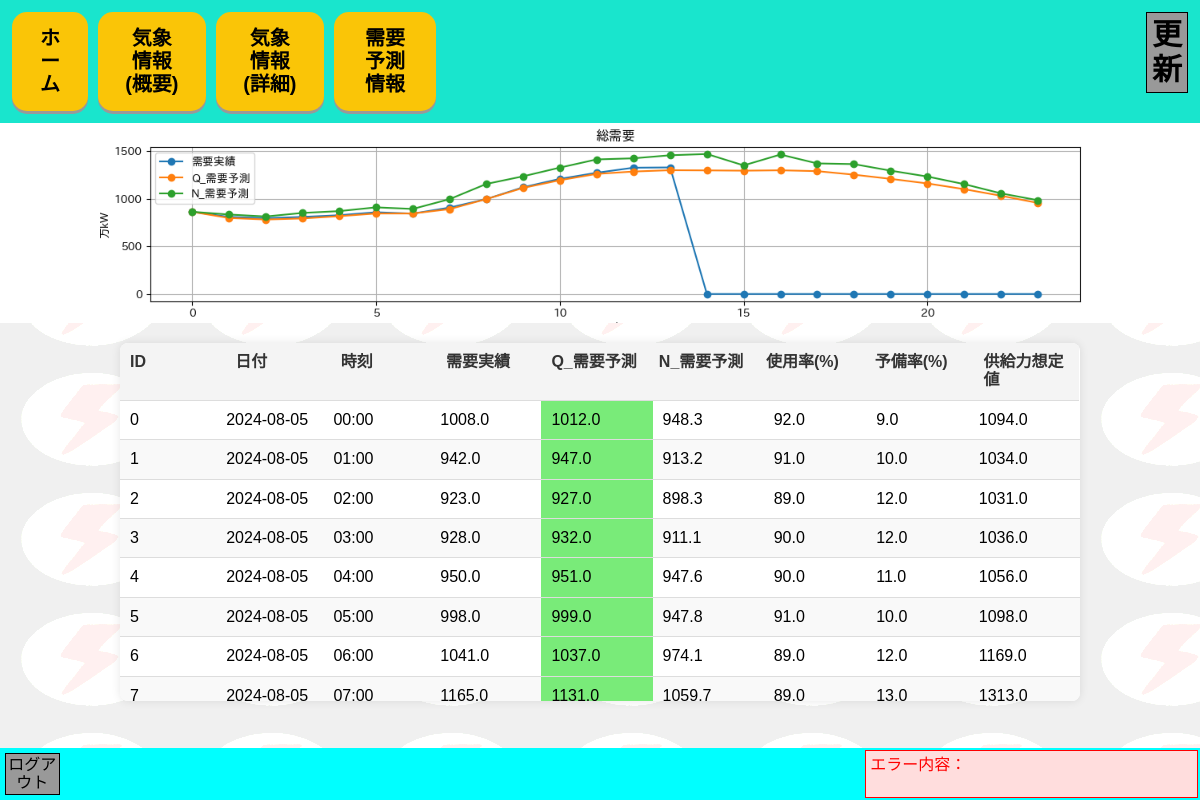
/dmd_gui/demand_info/ (signed in), run on an earlier commit of the app's database.
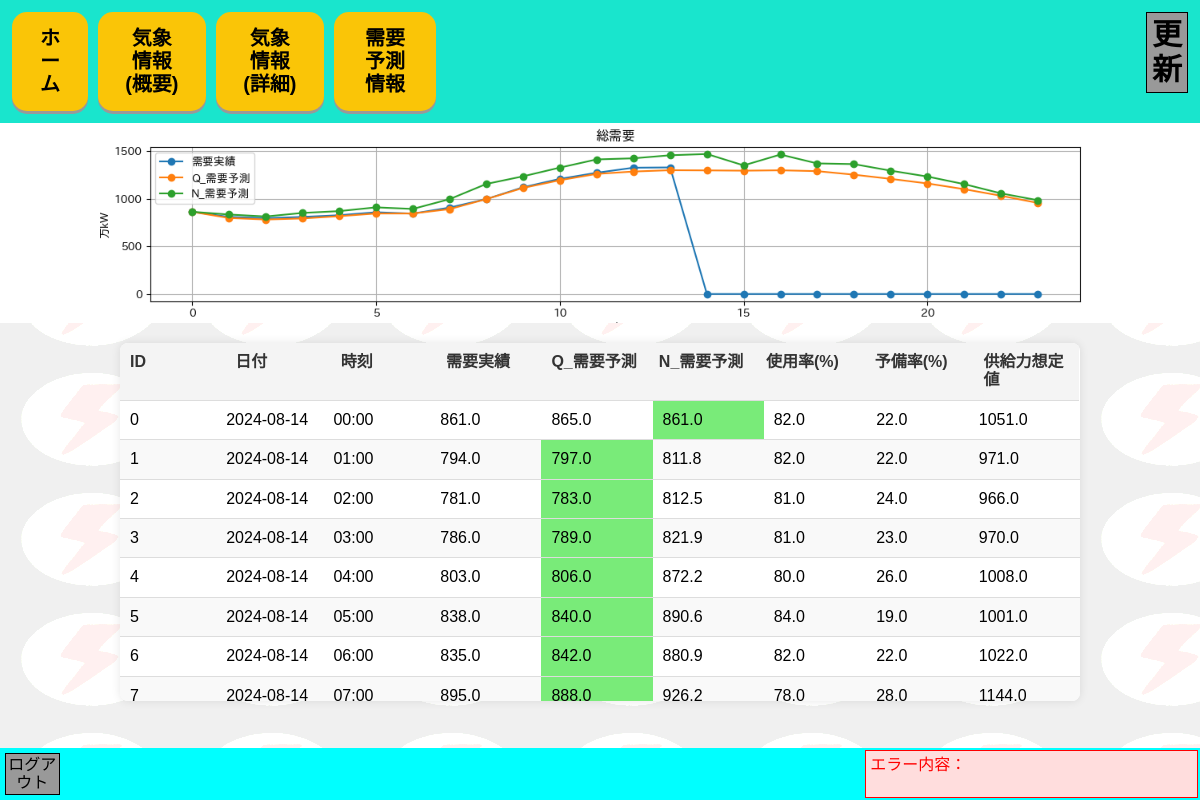
And on a later commit of the database.
### dmd_gui/models.py (models this page shows, shortened)
class DemandData0(models.Model):
    id = models.IntegerField(primary_key=True)
    date = models.DateField()
    time = models.TimeField()
    ploperformancet = models.FloatField()
    prediction_q = models.FloatField(default=0.0)
    prediction_n = models.FloatField(default=0.0)
    used = models.FloatField()
    supply = models.FloatField()
    supply_prediction = models.FloatField()

### dmd_gui/views.py (the view, shortened to what this page needs)
# urls.py: path('demand_info/', views.demand_info, name='demand_info'),
@never_cache
@login_required
def demand_info(request):
    data_list = DemandData0.objects.all()
    for data in data_list:
        data.formatted_date = data.date.strftime('%Y-%m-%d')
        data.formatted_time = data.time.strftime('%H:%M')
        diff_q = abs(data.ploperformancet - data.prediction_q)
        diff_n = abs(data.ploperformancet - data.prediction_n)
        data.prediction_q_class = 'highlight' if diff_q < diff_n else ''
        data.prediction_n_class = 'highlight' if diff_n < diff_q else ''
    timestamp = timezone.now().timestamp()
    response = render(request, 'dmd_gui/demand_info.html', {
        'data_list': data_list,
        'timestamp': timestamp,
        })
    return response

### dmd_gui/templates/dmd_gui/demand_info.html (shortened to what this page needs)
{% load static %}
<!DOCTYPE html>
<html lang="ja">
    <head>
        <link rel="stylesheet" type="text/css" href="{% static 'dmd_gui/css/reset.css' %}"/>
        <link rel="stylesheet" type="text/css" href="{% static 'dmd_gui/css/style.css' %}?{{ timestamp }}"/>
    </head>
        <body>
            <header>
                <aside>
                    <nav>
                        <ul>
                            <li class="button"><a href="{% url 'index' %}">ホーム</a></li>
                            <li class="button"><a href="{% url 'forecast_all' %}">気象情報(概要)</a></li>
                            <li class="button"><a href="{% url 'forecast_details' %}">気象情報(詳細)</a></li>
                            <li class="button"><a href="{% url 'demand_info' %}">需要予測情報</a></li>
                            <form method="POST" action="{% url 'demand_info' %}">
                                <button type="submit" class="update-button">更新</button>
                            </form>
                        </ul>
                    </nav>
                </aside>
            </header>
            <main>
                <img src="{% static 'dmd_gui/capture/graph.png' %}?{{ timestamp }}" alt="Graph" class='demand_Graph'>
                <div class="table-container">
                    <table>
                        <thead>
                            <tr>
                                <th>ID</th>
                                <th>日付</th>
                                <th>時刻</th>
                                <th>需要実績</th>
                                <th>Q_需要予測</th>
                                <th>N_需要予測</th>
                                <th>使用率(%)</th>
                                <th>予備率(%)</th>
                                <th>供給力想定値</th>
                            </tr>
                        </thead>
                        <tbody>
                            {% for data in data_list %}
                            <tr>
                                <td>{{ data.id }}</td>
                                <td>{{ data.formatted_date  }}</td>
                                <td>{{ data.formatted_time }}</td>
                                <td>{{ data.ploperformancet }}</td>
                                <td class="{{ data.prediction_q_class }}">{{ data.prediction_q }}</td>
                                <td class="{{ data.prediction_n_class }}">{{ data.prediction_n }}</td>
                                <td>{{ data.used }}</td>
                                <td>{{ data.supply }}</td>
                                <td>{{ data.supply_prediction }}</td>
                            </tr>
                            {% endfor %}
                        </tbody>
                    </table>
                </div>
            </main>
            <footer>
                <a href="{% url 'logout' %}" class="logout-button">ログアウト</a>
                <div id="error-message" class="error-message {% if error_message %}visible{% endif %}">
                    <p>エラー内容：{{ error_message }}</p>
                </div>
            </footer>
        </body>
    </html>

What changed in the data, as far as the page shows it:
changed DemandData0 id 0: formatted_date "2024-08-05" → "2024-08-14"; ploperformancet "1008.0" → "861.0"; prediction_q "1012.0" → "865.0"; prediction_n "948.3" → "861.0"; used "92.0" → "82.0"; supply "9.0" → "22.0"; supply_prediction "1094.0" → "1051.0"
changed DemandData0 id 1: formatted_date "2024-08-05" → "2024-08-14"; ploperformancet "942.0" → "794.0"; prediction_q "947.0" → "797.0"; prediction_n "913.2" → "811.8"; used "91.0" → "82.0"; supply "10.0" → "22.0"; supply_prediction "1034.0" → "971.0"
changed DemandData0 id 2: formatted_date "2024-08-05" → "2024-08-14"; ploperformancet "923.0" → "781.0"; prediction_q "927.0" → "783.0"; prediction_n "898.3" → "812.5"; used "89.0" → "81.0"; supply "12.0" → "24.0"; supply_prediction "1031.0" → "966.0"
changed DemandData0 id 3: formatted_date "2024-08-05" → "2024-08-14"; ploperformancet "928.0" → "786.0"; prediction_q "932.0" → "789.0"; prediction_n "911.1" → "821.9"; used "90.0" → "81.0"; supply "12.0" → "23.0"; supply_prediction "1036.0" → "970.0"
changed DemandData0 id 4: formatted_date "2024-08-05" → "2024-08-14"; ploperformancet "950.0" → "803.0"; prediction_q "951.0" → "806.0"; prediction_n "947.6" → "872.2"; used "90.0" → "80.0"; supply "11.0" → "26.0"; supply_prediction "1056.0" → "1008.0"
changed DemandData0 id 5: formatted_date "2024-08-05" → "2024-08-14"; ploperformancet "998.0" → "838.0"; prediction_q "999.0" → "840.0"; prediction_n "947.8" → "890.6"; used "91.0" → "84.0"; supply "10.0" → "19.0"; supply_prediction "1098.0" → "1001.0"
changed DemandData0 id 6: formatted_date "2024-08-05" → "2024-08-14"; ploperformancet "1041.0" → "835.0"; prediction_q "1037.0" → "842.0"; prediction_n "974.1" → "880.9"; used "89.0" → "82.0"; supply "12.0" → "22.0"; supply_prediction "1169.0" → "1022.0"
changed DemandData0 id 7: formatted_date "2024-08-05" → "2024-08-14"; ploperformancet "1165.0" → "895.0"; prediction_q "1131.0" → "888.0"; prediction_n "1059.7" → "926.2"; used "89.0" → "78.0"; supply "13.0" → "28.0"; supply_prediction "1313.0" → "1144.0"
